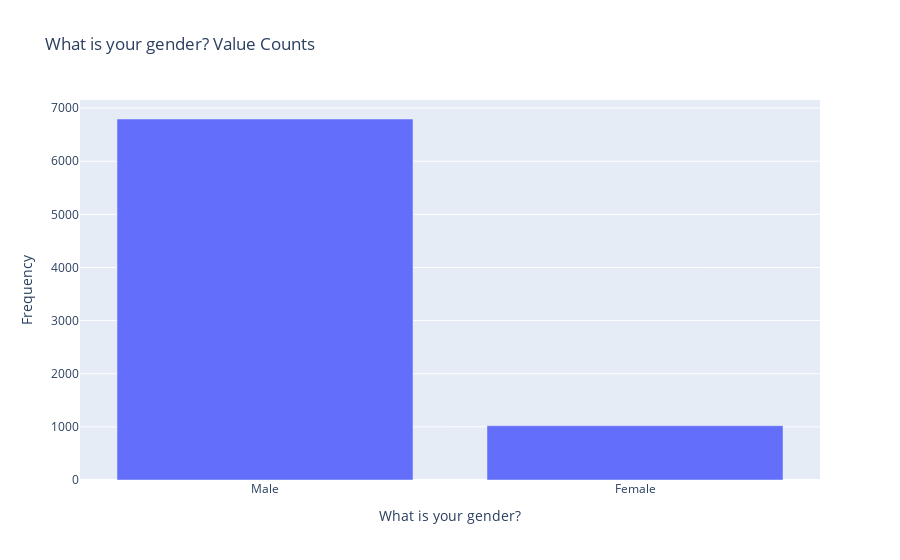

The notebook cell this image was saved under:
### Markdown cell above
#### 2. What is the gender distribution?

### Code cell
# DISCLAIMER: 'df' refers to the data you passed in when calling 'dtale.show'

import numpy as np
import pandas as pd
import plotly.graph_objs as go

# If you're having trouble viewing your chart in your notebook try passing your 'chart' into this snippet:
from plotly.offline import iplot, init_notebook_mode

init_notebook_mode(connected=True)
for chart in charts:
    chart.pop('id', None) # for some reason iplot does not like 'id'

if isinstance(df, (pd.DatetimeIndex, pd.MultiIndex)):
	df = df.to_frame(index=False)

# remove any pre-existing indices for ease of use in the D-Tale code, but this is not required
df = df.reset_index().drop('index', axis=1, errors='ignore')
df.columns = [str(c) for c in df.columns]  # update columns to strings in case they are numbers

s = df[~pd.isnull(df['What is your gender?'])]['What is your gender?']
chart = pd.value_counts(s).to_frame(name='data')
chart['percent'] = (chart['data'] / chart['data'].sum()) * 100
chart.index.name = 'labels'
chart = chart.reset_index().sort_values(['data', 'labels'], ascending=[False, True])
chart = chart[:100]
charts = [go.Bar(x=chart['labels'].values, y=chart['data'].values, name='Frequency')]
figure = go.Figure(data=charts, layout=go.Layout({
    'barmode': 'group',
    'legend': {'orientation': 'h'},
    'title': {'text': 'What is your gender? Value Counts'},
    'xaxis': {'title': {'text': 'What is your gender?'}},
    'yaxis': {'title': {'text': 'Frequency'}}
}))

iplot(figure)

### Figure 1 — Plotly figure (JSON) as saved in the notebook; plotly's stock layout.template omitted (floating-point values rounded to 4 significant figures)
{"data": [{"name": "Frequency", "type": "bar", "x": ["Male", "Female"], "y": [6794, 1022]}], "layout": {"barmode": "group", "legend": {"orientation": "h"}, "title": {"text": "What is your gender? Value Counts"}, "xaxis": {"title": {"text": "What is your gender?"}}, "yaxis": {"title": {"text": "Frequency"}}}}
